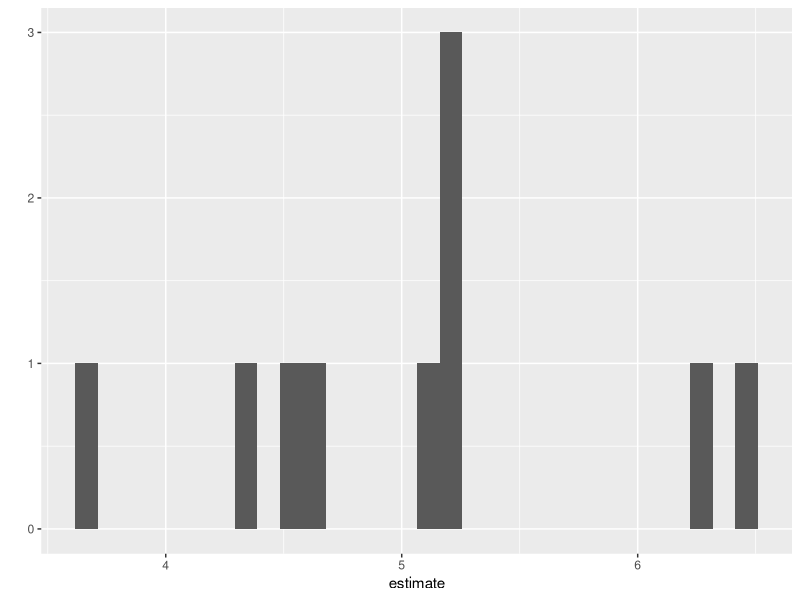

This figure's R source:
## ---- chunk 1
set.seed(16)
## ---- chunk 2
rnorm(5, mean = 0, sd = 1)
## ---- chunk 3
set.seed(16)
replicate(n = 3, rnorm(5, 0, 1), simplify = FALSE )
## ---- chunk 4
set.seed(16)
replicate(n = 3, rnorm(5, 0, 1) )
## ---- chunk 5
set.seed(16)
list1 = list() # Make an empty list to save output in
for (i in 1:3) { # Indicate number of iterations with "i"
    list1[[i]] = rnorm(5, 0, 1) # Save output in list for each iteration
}
list1
## ---- chunk 6
twogroup_fun = function(nrep = 10, b0 = 5, b1 = -2, sigma = 2) {
     ngroup = 2
     group = rep( c("group1", "group2"), each = nrep)
     eps = rnorm(ngroup*nrep, 0, sigma)
     growth = b0 + b1*(group == "group2") + eps
     growthfit = lm(growth ~ group)
     growthfit
}
## ---- chunk 7
twogroup_fun()
## ---- chunk 8
sim_lm = replicate(10, twogroup_fun(), simplify = FALSE )
length(sim_lm)
## ---- chunk 9
library(purrr) # v. 0.2.5
map(sim_lm, coef)
## ---- chunk 10
map_dbl(sim_lm, ~summary(.x)$r.squared)
## ---- chunk 11
map_dbl(sim_lm, function(x) summary(x)$r.squared)
## ---- chunk 12
map_dfr(sim_lm, broom::tidy)
## ---- chunk 13
map_dfr(sim_lm, broom::tidy, .id = "model")
## ---- chunk 14
map_dfr(sim_lm, broom::tidy, .id = "model", conf.int = TRUE)
## ---- chunk 15
suppressPackageStartupMessages( library(dplyr) ) # v. 0.7.5
library(ggplot2) # v 2.2.1
## ---- chunk 16
sim_lm %>%
     map_dfr(broom::tidy) %>%
     filter(term == "(Intercept)") %>%
     qplot(x = estimate, data = ., geom = "histogram")
